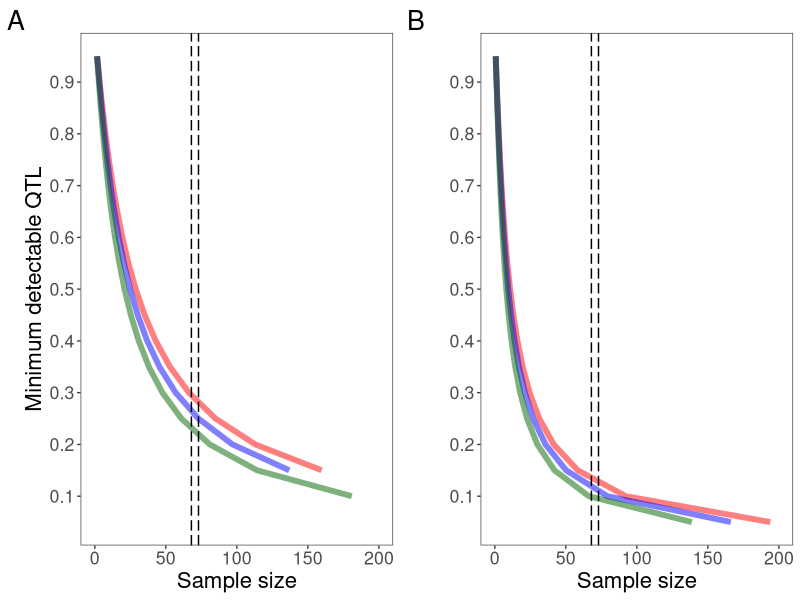

The R source for this figure:
## ---- chunk 1
library(tidyverse)
library(gridExtra)
library(grid)
theme_set(theme_bw(base_size=10))
theme_update(panel.grid.major = element_blank(),
  panel.grid.minor = element_blank(),
  legend.position = "none")
## ---- chunk 2
sample_1<-function(h2,lambda,rho=0.5,power=0.80,m=6756,alpha=70){ 
   alpha<-alpha/m
   y<-(qnorm(1-alpha/2)+qnorm(power))^2
   fn<-function(x,y){
      n0<-(x-1)/((1-rho)*lambda+1) + 1/((1+x*rho-rho)*lambda+1)
      f<-h2*(lambda+1)/(1-h2)*n0-y
      return(f)
   }
   myh2<-uniroot(f=fn,y=y,lower=0,upper=1e8)
   return(myh2$root)
}

sample_2<-function(h2,lambda,rho=0.5,power=0.80,m=6756,alpha=0.01){ 
   alpha<-alpha/m
   y<-(qnorm(1-alpha/2)+qnorm(power))^2
   fn<-function(x,y){
      n0<-(x-1)/((1-rho)*lambda+1) + 1/((1+x*rho-rho)*lambda+1)
      f<-h2*(lambda+1)/(1-h2)*n0-y
      return(f)
   }
   myh2<-uniroot(f=fn,y=y,lower=0,upper=1e8)
   return(myh2$root)
}


## ---- chunk 3
test_values_1 <- list(0.95, 0.9, 0.85, 0.8, 0.75, 0.7, 0.65, 0.6, 0.55, 0.5, 0.45, 0.4, 0.35, 0.3, 0.25, 0.2, 0.15, 0.1, 0.05, 0.95, 0.9, 0.85, 0.8, 0.75, 0.7, 0.65, 0.6, 0.55, 0.5, 0.45, 0.4, 0.35, 0.3, 0.25, 0.2, 0.15, 0.1, 0.05, 0.95, 0.9, 0.85, 0.8, 0.75, 0.7, 0.65, 0.6, 0.55, 0.5, 0.45, 0.4, 0.35, 0.3, 0.25, 0.2, 0.15, 0.1, 0.05)
test_values_2 <- list(0.33, 0.33, 0.33, 0.33, 0.33, 0.33, 0.33, 0.33, 0.33, 0.33, 0.33, 0.33, 0.33, 0.33, 0.33, 0.33, 0.33, 0.33, 0.33,
                      1, 1, 1, 1, 1, 1, 1, 1, 1, 1, 1, 1, 1, 1, 1, 1, 1, 1, 1,
                      3, 3, 3, 3, 3, 3, 3, 3, 3, 3, 3, 3, 3, 3, 3, 3, 3, 3, 3)

test_results <- list()

for (i in 1:length(test_values_1)){
  result <- sample_1(h2 = as.numeric(test_values_1[i]),lambda = as.numeric(test_values_2[i]))
  test_results <- c(test_results, result)
}

alpha_results_1 <- data.frame(cbind(unlist(test_values_1), unlist(test_values_2), unlist(test_results)))

test_results <- list()

for (i in 1:length(test_values_1)){
  result <- sample_2(h2 = as.numeric(test_values_1[i]),lambda = as.numeric(test_values_2[i]))
  test_results <- c(test_results, result)
}

alpha_results_2 <- data.frame(cbind(unlist(test_values_1), unlist(test_values_2), unlist(test_results)))
## ---- chunk 4
cols <- c("0.33" = "red", "1" = "blue", "3" = "darkgreen")

no_correction <- ggplot(alpha_results_1, aes(y = as.numeric(X1), x = as.numeric(X3), color = as.factor(X2))) +
         geom_line(cex = 2, alpha = 0.5) +
  labs(y = "", x = "Sample size", color = "lambda", tag = "B") + theme(text=element_text(size=16))  +
  scale_color_manual(values = cols) +
  geom_vline(xintercept=68,linetype = "longdash") +
  geom_vline(xintercept=73,linetype = "longdash") +
  scale_y_continuous(breaks = seq(0, 1, by = .1)) +
  scale_x_continuous(limits = c(0, 200))

correction <- ggplot(alpha_results_2, aes(y = as.numeric(X1), x = as.numeric(X3), color = as.factor(X2))) +
         geom_line(cex = 2, alpha = 0.5) +
  labs(y = "Minimum detectable QTL", x = "Sample size", color = "lambda", tag = "A") + 
  theme(text=element_text(size=16))  +
  scale_color_manual(values = cols) +
  geom_vline(xintercept=68,linetype = "longdash") +
  geom_vline(xintercept=73,linetype = "longdash") +
  scale_y_continuous(breaks = seq(0, 1, by = .1)) +
  scale_x_continuous(limits = c(0, 200))

## ---- chunk 5
jpeg("~/Desktop/UMD/Crosses_Analysis/Define_Windows/h2_samplesize_new3.jpg", width = 500, height = 300)

grid.arrange(correction, no_correction, ncol = 2, nrow = 1)
dev.off()
